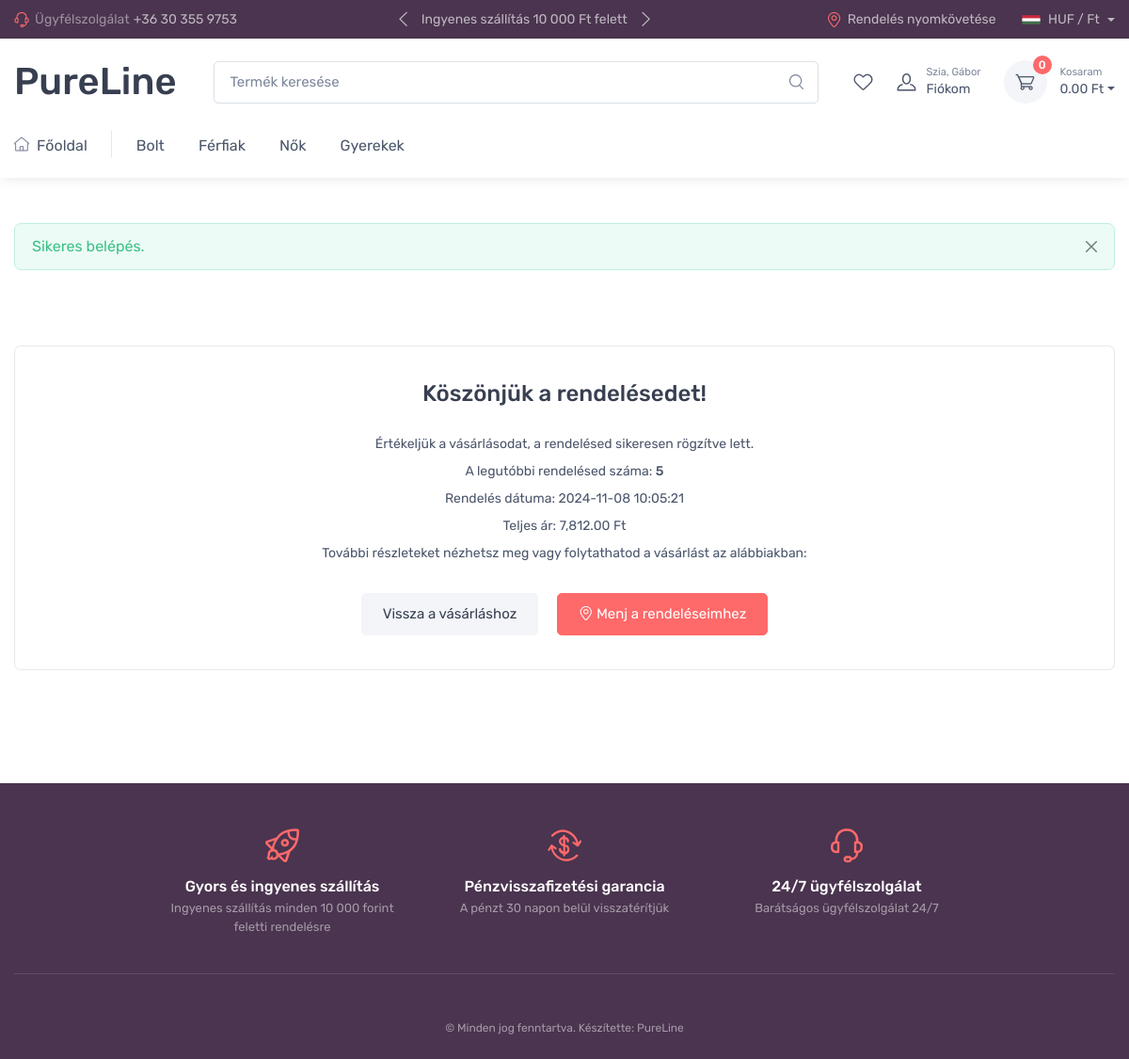
The page /checkout-complete.php (signed in) on the database as committed earlier.
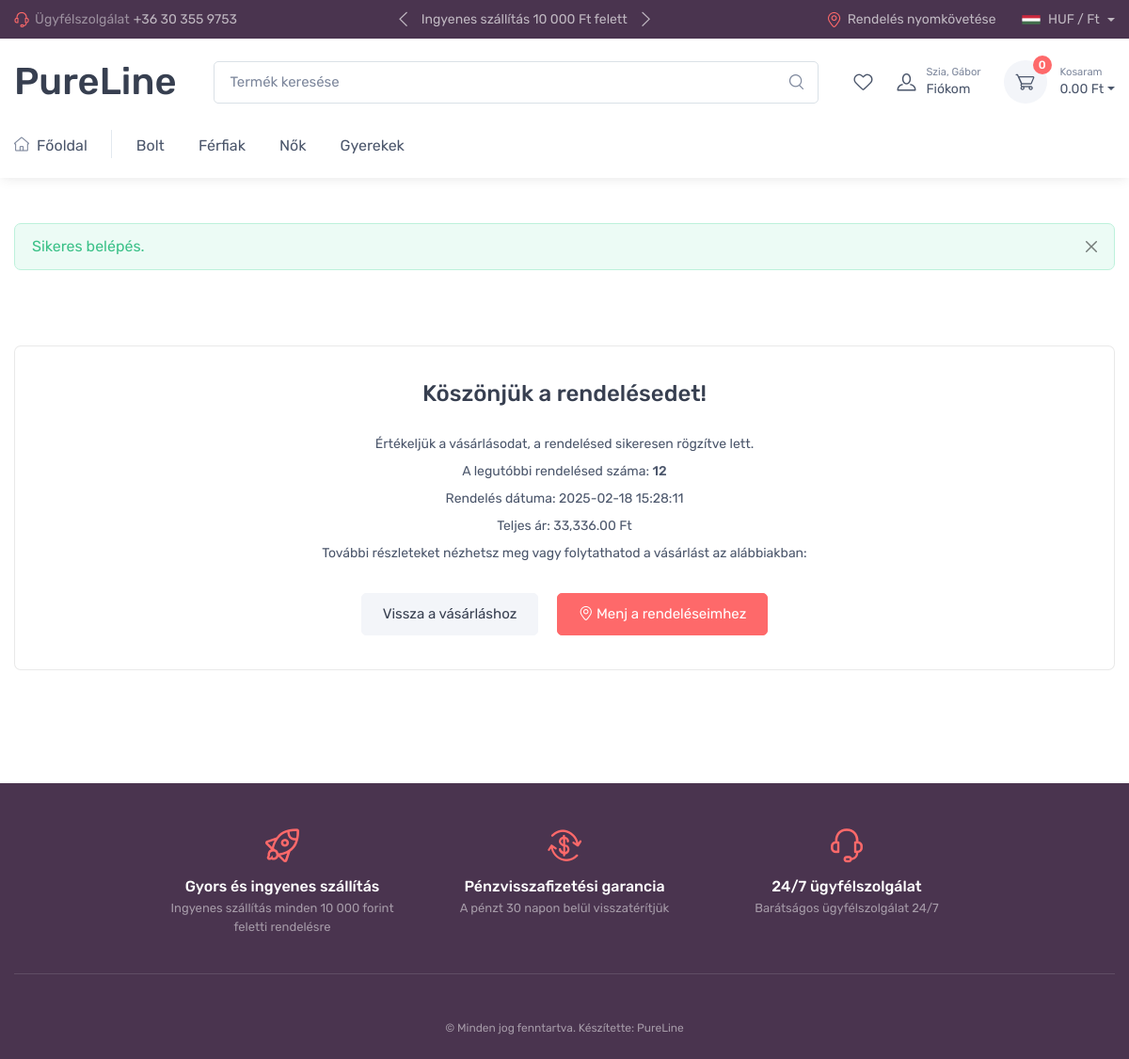
The same page on the database as committed later.
### tables this page shows
CREATE TABLE `orders` (
  `id` int(11) NOT NULL,
  `customer_id` int(11) NOT NULL,
  `order_status` int(11) NOT NULL,
  `shipping` text NOT NULL,
  `cart` text NOT NULL,
  `user` text NOT NULL,
  `order_date` varchar(255) NOT NULL,
  `total_price` int(11) NOT NULL
);

### htdocs/checkout-complete.php (the view, shortened to what this page needs)
<?php
require_once('files/header.php');
if (isset($_SESSION['user'])) {
    $u = $_SESSION['user'];
    $user_id = $u['id'];
    $sql = "SELECT id, order_date, total_price FROM orders WHERE customer_id = $user_id ORDER BY order_date DESC LIMIT 1";
    $result = $conn->query($sql);
    if ($result->num_rows > 0) {
      $order = $result->fetch_assoc();
      $formatted_date = date('Y-m-d H:i:s', $order["order_date"]);
      echo '
      <div class="container pb-5 mb-sm-4">
          <div class="pt-5">
              <div class="card py-3 mt-sm-3">
                  <div class="card-body text-center">
                      <h2 class="h4 pb-3">Köszönjük a rendelésedet!</h2>
                      <p class="fs-sm mb-2">Értékeljük a vásárlásodat, a rendelésed sikeresen rögzítve lett.</p>
                      <p class="fs-sm mb-2">A legutóbbi rendelésed száma: <span class="fw-medium">' . $order["id"] . '</span></p>
                      <p class="fs-sm mb-2">Rendelés dátuma: ' . $formatted_date . '</p>
                      <p class="fs-sm mb-2">Teljes ár: ' . number_format($order["total_price"], 2) . ' Ft</p>
                      <p class="fs-sm">További részleteket nézhetsz meg vagy folytathatod a vásárlást az alábbiakban:</p>
                      <a class="btn btn-secondary mt-3 me-3" href="shop.php">Vissza a vásárláshoz</a>
                      <a class="btn btn-primary mt-3" href="' . ( $_SESSION['user']['user_type'] === 'admin' ? 'admin-account-orders.php' : 'account-orders.php') . '"><i class="ci-location"></i>&nbsp;Menj a rendeléseimhez</a>
                  </div>
              </div>
          </div>
      </div>';
    }
}
require_once('files/footer.php');
?>

Rows that differ between the two databases and show on the page:
removed orders: id "5", order_date "2024-11-08 10:05:21", total_price "7,812.00"
added orders: id "12", order_date "2025-02-18 15:28:11", total_price "33,336.00"
